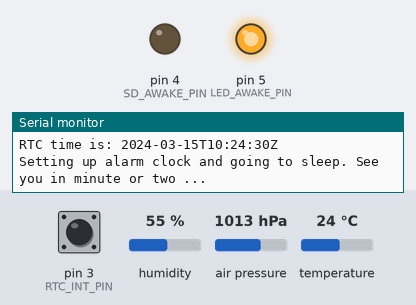
This sketch was run on a simulated Arduino Uno, built with avr-gcc and run on an emulated ATmega328P. On the bench: output pins drawn as LEDs (lit = HIGH), the last lines printed to the serial monitor. Wiring (inferred from the names in the program): DS3231 clock at I2C address 0x68; HTU21/Si7021 sensor at I2C address 0x40. The test bench sets the inputs (shaded band); at power-on: pin 3 (RTC_INT_PIN) HIGH, humidity 55 %, air pressure 1013 hPa, temperature 24 °C. Sleep ends after the set time or at an interrupt; the local clock reads 2024-03-15 10:24:30 at power-on unless the sketch sets it; storage starts empty.

Above: at 0.1 s.
At 5.0 s:
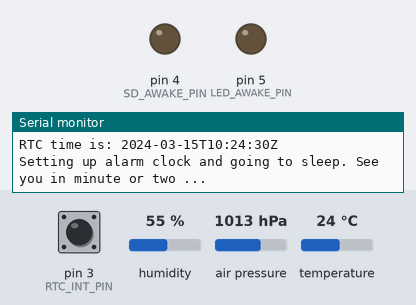
5.1 s: pin 3 (RTC_INT_PIN) pulled LOW for 0.15 s
At 5.25 s:
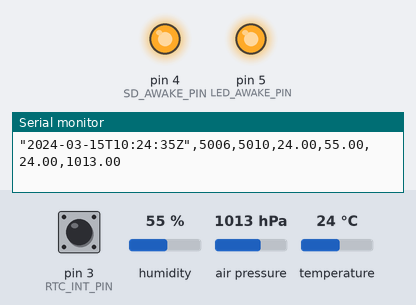
Timing chart, 0 to 8.1 s (numbered marks = the images above; inputs shaded):
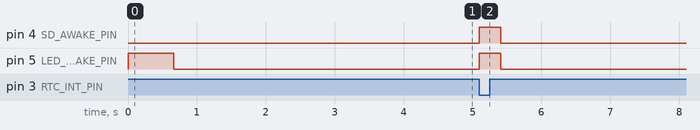

Measured:
- after the input at 5.1 s, pin 4 (SD_AWAKE_PIN), pin 5 (LED_AWAKE_PIN): LOW → HIGH at once, → LOW 0.31 s later

The sketch:

weather_logger.ino
```cpp
///////////////////////////////////////////////////////////////////////
/// \file	weather_logger.ino
/// \brief  Temperature, humidity and pressure Arduino-based monitor.
/// \author Pavel Perina
/// \date	June 2016
///////////////////////////////////////////////////////////////////////

#define USE_BMP180 1

#include <avr/sleep.h>
#include <Wire.h>
#include <SPI.h>
#include <SdFat.h>      // https://github.com/greiman/SdFat
#if USE_BMP180
#include <SFE_BMP180.h> // https://learn.sparkfun.com/tutorials/bmp180-barometric-pressure-sensor-hookup-/installing-the-arduino-library
#endif

const uint8_t SD_CHIP_SELECT  = 10;
const uint8_t RTC_INT_PIN     = 3;  // must be 2 or 3
// TODO: set other pin, this one powers up SD card (and lightbulb :-) )
const uint8_t LED_AWAKE_PIN   = 5;  // pin13 is SPI CLK
const uint8_t SD_AWAKE_PIN    = 4;
const uint8_t VBAT_PIN        = A3; // analog pin for vBat

///////////////////////////////////////////////////////////////////////
// Utility functions

static uint8_t bcd2bin (uint8_t val)
{
  return val - 6 * (val >> 4);
}


static uint8_t bin2bcd (uint8_t val)
{
  return val + 6 * (val / 10);
}


///////////////////////////////////////////////////////////////////////
// HTU21D temperature / humidity
// from sparkfun library

#define HTDU21D_ADDRESS 0x40  //Unshifted 7-bit I2C address for the sensor

#define TRIGGER_TEMP_MEASURE_HOLD  0xE3
#define TRIGGER_HUMD_MEASURE_HOLD  0xE5
#define TRIGGER_TEMP_MEASURE_NOHOLD  0xF3
#define TRIGGER_HUMD_MEASURE_NOHOLD  0xF5
#define WRITE_USER_REG  0xE6
#define READ_USER_REG  0xE7
#define SOFT_RESET  0xFE

void readHTU(float *temp, float *hum)
{
  *temp = -100.0;
  *hum  = -100.0;

  byte msb, lsb, checksum;
  int counter;
  //Request a humidity reading
  Wire.beginTransmission(HTDU21D_ADDRESS);
  Wire.write(TRIGGER_HUMD_MEASURE_NOHOLD); //Measure humidity with no bus holding
  Wire.endTransmission();

  //Hang out while measurement is taken. 50mS max, page 4 of datasheet.
  delay(55);

  //Comes back in three bytes, data(MSB) / data(LSB) / Checksum
  Wire.requestFrom(HTDU21D_ADDRESS, 3);

  //Wait for data to become available
  counter = 0;
  while(Wire.available() < 3)
  {
    counter++;
    delay(1);
    if(counter > 100)
      return; //Error out
  }

  msb = Wire.read();
  lsb = Wire.read();
  checksum = Wire.read();

  unsigned int rawHumidity = ((unsigned int) msb << 8) | (unsigned int) lsb;
  //sensorStatus = rawHumidity & 0x0003; //Grab only the right two bits
  rawHumidity &= 0xFFFC; //Zero out the status bits but keep them in place

  //Given the raw humidity data, calculate the actual relative humidity
  float tempRH = rawHumidity / (float)65536; //2^16 = 65536
  *hum = -6 + (125 * tempRH); //From page 14


  //Request the temperature
  Wire.beginTransmission(HTDU21D_ADDRESS);
  Wire.write(TRIGGER_TEMP_MEASURE_NOHOLD);
  Wire.endTransmission();

  //Hang out while measurement is taken. 50mS max, page 4 of datasheet.
  delay(55);

  //Comes back in three bytes, data(MSB) / data(LSB) / Checksum
  Wire.requestFrom(HTDU21D_ADDRESS, 3);

  //Wait for data to become available
  counter = 0;
  while(Wire.available() < 3)
  {
    counter++;
    delay(1);
    if(counter > 100)
       return; //Error out
  }

  msb = Wire.read();
  lsb = Wire.read();
  checksum = Wire.read();

  unsigned int rawTemperature = ((unsigned int) msb << 8) | (unsigned int) lsb;

  rawTemperature &= 0xFFFC; //Zero out the status bits but keep them in place

  //Given the raw temperature data, calculate the actual temperature
  float tempTemperature = rawTemperature / (float)65536; //2^16 = 65536
  *temp = (float)(-46.85 + (175.72 * tempTemperature)); //From page 14
}


///////////////////////////////////////////////////////////////////////
// BMP180 temperature / pressure sensor

#if USE_BMP180

SFE_BMP180 bmp180;

/// \brief   Returns temperature in celsius and pressure in hPa/mBar
/// \note    Tempeature reading takes 5ms, pressure reading 26ms (tested)
/// \note    -100.0 are invalid values
void readBMP180(double *temp, double *pres)
{
  *temp = -100.0;
  *pres = -100.0;

  char result;
  result = bmp180.startTemperature();
  if (result) {
    delay(result);
    result = bmp180.getTemperature(*temp);
    if (result) {
      result = bmp180.startPressure(3);
      if (result) {
        delay(result);
        result = bmp180.getPressure(*pres, *temp);
      }
    }
  }
}

#endif

///////////////////////////////////////////////////////////////////////
// RTC code for DS323X chips (own)
// Note: #include <Wire.h> before this

#define DS3231_I2C_ADDRESS 0x68

/// \brief  Get datetime of DS3231 RTC, assumes UTC ([ISO 8601](https://en.wikipedia.org/wiki/ISO_8601), same date format as GPX file)
/// \return Pointer to static buffer with Time
char * rtcDateTimeStr()
{
  //                        0123456789012345678
  static char datetime[] = "20YY-MM-DDThh:mm:ssZ\0";
  byte bcd;
  Wire.beginTransmission(DS3231_I2C_ADDRESS);
  Wire.write(0);                              // set DS3231 register pointer to 00h
  Wire.endTransmission();
  Wire.requestFrom(DS3231_I2C_ADDRESS, 7);    // request seven bytes of data from DS3231 starting from register 00h
  // second, minute, hour
  bcd = Wire.read() & 0x7f;
  datetime[17] = '0' + (bcd>>4);
  datetime[18] = '0' + (bcd&0x0f);
  bcd = Wire.read();
  datetime[14] = '0' + (bcd>>4);
  datetime[15] = '0' + (bcd&0x0f);
  bcd = Wire.read() & 0x3f;
  datetime[11] = '0' + (bcd>>4);
  datetime[12] = '0' + (bcd&0x0f);
  // day of week (ignored), day, month, year
  bcd = Wire.read();
  bcd = Wire.read();
  datetime[ 8] = '0' + (bcd>>4);
  datetime[ 9] = '0' + (bcd&0x0f);
  bcd = Wire.read();
  datetime[ 5] = '0' + (bcd>>4);
  datetime[ 6] = '0' + (bcd&0x0f);
  bcd = Wire.read();
  datetime[ 2] = '0' + (bcd>>4);
  datetime[ 3] = '0' + (bcd&0x0f);
  return datetime;
}


/// \brief  Set DS32XX alarm in X minutes from now
#define DEBUG_MODE 1

void rtcAlarmInMinutes(uint8_t inMinutes)
{
  Wire.begin(DS3231_I2C_ADDRESS);
  Wire.beginTransmission(DS3231_I2C_ADDRESS);
  Wire.write((byte) 1);   // set address to 01 (minutes)
  Wire.endTransmission();

  Wire.requestFrom(DS3231_I2C_ADDRESS, 1);
  uint8_t mins = bcd2bin(Wire.read());  // 01 minutes
  mins += inMinutes;
  if (mins > 59)
    mins -= 60;

  Wire.beginTransmission(DS3231_I2C_ADDRESS);
  // A1M4=1 A1M3=1 A1M2=0 A1M2=0 -> alarm when minutes and seconds match
  Wire.write((byte) 7);
  Wire.write(0b00000000);     // 07 A1M1, seconds
  Wire.write(bin2bcd(mins));  // 08 A1M2, minutes
  Wire.write(0b10000000);     // 09 A1M3, hours
  Wire.write(0b10000000);     // 0A A1M4, day
  Wire.write(0b00000000);     // 0B A2M2, minutes
  Wire.write(0b00000000);     // 0C A2M3, hours
  Wire.write(0b00000000);     // 0D A2M4, day
  Wire.write(0b00000101);     // 0E INTCN-int pin mode, A1IE (alarm1 int enable)
  Wire.write(0b00000000);     // 0F Reset current alarm(s)
  Wire.endTransmission();
}

void rtcAlarmInSeconds(uint8_t inSeconds)
{
  Wire.begin(DS3231_I2C_ADDRESS);
  Wire.beginTransmission(DS3231_I2C_ADDRESS);
  Wire.write((byte) 0);   // set address to 0 (seconds)
  Wire.endTransmission();

  Wire.requestFrom(DS3231_I2C_ADDRESS, 1);
  uint8_t secs = bcd2bin(Wire.read());  // seconds
  secs += inSeconds;
  if (secs > 59)
    secs -= 60;

  Wire.beginTransmission(DS3231_I2C_ADDRESS);
  // A1M4=1 A1M3=1 A1M2=1 A1M2=0 -> alarm when seconds match
  Wire.write((byte) 7);
  Wire.write(bin2bcd(secs));  // 07 A1M1, seconds
  Wire.write(0b10000000);     // 08 A1M2, minutes
  Wire.write(0b10000000);     // 09 A1M3, hours
  Wire.write(0b10000000);     // 0A A1M4, day
  Wire.write(0b00000000);     // 0B A2M2, minutes
  Wire.write(0b00000000);     // 0C A2M3, hours
  Wire.write(0b00000000);     // 0D A2M4, day
  Wire.write(0b00000101);     // 0E INTCN-int pin mode, A1IE (alarm1 int enable)
  Wire.write(0b00000000);     // 0F Reset current alarm(s)
  Wire.endTransmission();
}

/// \brief Disable RTC alarms and clear interrupt (RTC_INT_PIN pin to HIGH)
static void rtcDisableAlarm()
{
  Wire.beginTransmission(DS3231_I2C_ADDRESS);
  Wire.write((byte) 0x0E);
  Wire.write(0b00000100);     // 0E INTCN pin in alarm mode, no alarms set
  Wire.write(0b00000000);     // 0F Reset current alarm(s)
  Wire.endTransmission();
}

///////////////////////////////////////////////////////////////////////
// Sleep and interrupt

volatile bool intTriggered = false;


void rtcIntHandler()
{
  intTriggered = true;
}

/// \brief
/// Setup interrupt on falling edge (LOW means RTC interrupt occured)
///
/// \note
/// According to some sources LOW is only valid option for SLEEP_MODE_PWR_DOWN
/// Some sources e.g. datasheet are wrong.
///
/// We can setup interrupt on FALLING edge and do not bother with disabling
/// and detaching interrupt.
///
/// It was discovered accidentally and confirmed by <CITATION_NEEDED>
/// \todo Cite source(s)
void rtcIntSetup()
{
  pinMode(RTC_INT_PIN, INPUT_PULLUP);
  attachInterrupt (RTC_INT_PIN - 2, rtcIntHandler, FALLING);
}


void sleepNow()
{
  // disconnect communication pins to SD card
  // it will draw power from Arduino's digital pins otherwise
  // and it will even allow large currents to flow into
  // VCC line that we're going to disconnect
  pinMode(10, INPUT);
  pinMode(11, INPUT);
  pinMode(12, INPUT);
  pinMode(13, INPUT);

  // Wait for serial and SD card writes to complete
  Serial.flush();
  delay(100);

  // Disconnect power from SD card (via NPN a P-MOSFET)
  digitalWrite(SD_AWAKE_PIN, LOW);
  digitalWrite(LED_AWAKE_PIN, LOW);

  // shut down ADC (http://heliosoph.mit-links.info/arduino-powered-by-capacitor-optimized-tests/)
  byte keep_ADCSRA = ADCSRA;
  ADCSRA = 0;

  // Enter sleep mode
  set_sleep_mode(SLEEP_MODE_PWR_DOWN);
  sleep_enable();
  sleep_cpu();

  // Wake up code (after interrupt from RTC)
  sleep_disable();
  // Restore ADC
  ADCSRA = keep_ADCSRA;
  digitalWrite(LED_AWAKE_PIN, HIGH);
}

///////////////////////////////////////////////////////////////////////
// SD Card code

SdFat  sd;
SdFile file;


//////////////////////////////////////////////////////////////////////////////////////////////////
// VCC MONITOR

// https://code.google.com/archive/p/tinkerit/wikis/SecretVoltmeter.wiki
long vccVoltage()
{
  long result;
  // Read 1.1V reference against AVcc
  ADMUX = _BV(REFS0) | _BV(MUX3) | _BV(MUX2) | _BV(MUX1);
  delay(2); // Wait for Vref to settle
  ADCSRA |= _BV(ADSC); // Convert
  while (bit_is_set(ADCSRA,ADSC))
    ;
  result = ADCL;
  result |= ADCH<<8;
  result = 1126400L / result; // Back-calculate AVcc in mV
  return result;
}

int batVoltage(long vcc)
{
  int r = analogRead(A0);
  return (int)((vcc*2/1023.0)*r);
}

///////////////////////////////////////////////////////////////////////
// Main program

void setup()
{
  pinMode(LED_AWAKE_PIN, OUTPUT);
  pinMode(SD_AWAKE_PIN, OUTPUT);
  digitalWrite(LED_AWAKE_PIN, HIGH);
  digitalWrite(SD_AWAKE_PIN, LOW);

  Serial.begin(9600);
  while (!Serial)
    ;
  Serial.println(F("\n\nBoot up ..."));

  Wire.begin();
  rtcDisableAlarm();
  Serial.print(F("RTC time is: "));
  Serial.println(rtcDateTimeStr());

#if USE_BMP180
  if (!bmp180.begin())
  {
    Serial.println(F("ERROR: BMP180 init failure\n"));
  }
#endif

  //ReadSensors();
  //Serial.println(logLine);


  Serial.println(F("Setting up alarm clock and going to sleep. See you in minute or two ..."));

  rtcIntSetup();
  delay(500);
  rtcAlarmInSeconds(8); // at least two minutes, alarm can happen within second here
  /// \todo fix alarm code, add safeGuardSeconds parameter
  sleepNow();

}

void loop()
{
  // preferably clear alarm ASAP here
  rtcAlarmInSeconds(15);
  // turn power to SD card on
  digitalWrite(SD_AWAKE_PIN, HIGH);

  // Read sensors
  float htu_temp, htu_hum;
  readHTU(&htu_temp, &htu_hum);
  char *pDateTimeStr = rtcDateTimeStr();
  long vCC  = vccVoltage();
  int vBat = batVoltage(vCC); // vcc as ref

  String line;
  line.reserve(80);
  line  = '"';
  line += pDateTimeStr;
  line += "\",";
  line += vCC;
  line += ',';
  line += vBat;
  line += ',';
  if (htu_temp > -90.0)
    line += htu_temp;
  line += ',';
  if (htu_hum > -90.0)
    line += htu_hum;

#if USE_BMP180
  double bmp180_temp, bmp180_pres;
  readBMP180(&bmp180_temp, &bmp180_pres);
  line += ',';
  if (bmp180_temp > -90.0)
    line += bmp180_temp;
  line += ',';
  if (bmp180_pres > -90.0)
    line += bmp180_pres;
#endif

  line += '\n';
  Serial.print(line);
  /*Serial.flush();
  delay(150);
  uint32_t timer = millis();
  */
  if (sd.begin(SD_CHIP_SELECT, SPI_HALF_SPEED)) {
    /*timer = millis() - timer;
    Serial.print("INFO: sd.cardBegin() took ");
    Serial.print(timer);
    Serial.println("ms");
    Serial.flush();
    delay(50);
    */
    char filename[] = "YYYY-MM.CSV";
    for (int i = 0; i < 7; i++) {
      filename[i] = pDateTimeStr[i];
    }

#if 1
    if (file.open(filename, O_WRITE | O_APPEND | O_CREAT)) {
      file.print(line);
      file.close();
    } else {
       Serial.println(F("ERROR: file.open() failed"));
       // error LED
    }
#else
    ofstream sdout(filename, ios::out | ios::app);
    if (sdout.good()) {
      //Serial.println("openened");

      //sdout.seekp(0, ios::end);
      sdout << line;
      sdout.close();
    } else {
      Serial.println(F("ERROR: sdout.open() failed"));
    }
#endif
  } else {
    Serial.println(F("ERROR: sd.cardBegin() failed"));
    // TODO: error LED
  }

  sleepNow();

}
```
